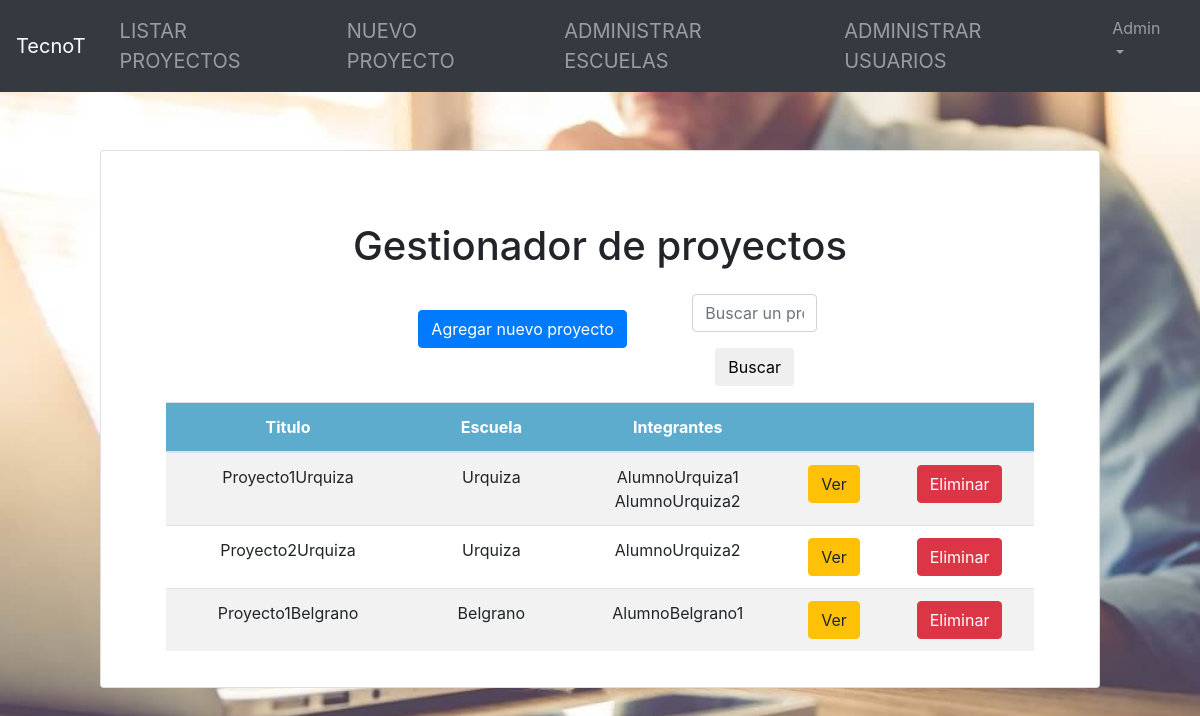
Page /index.php?c=project (signed in) on the committed database.
### tables this page shows
CREATE TABLE `users` (
  `uid` int(11) NOT NULL,
  `username` varchar(30) NOT NULL,
  `email` varchar(256) NOT NULL,
  `user_escuela` varchar(255) NOT NULL,
  `password` varchar(256) NOT NULL,
  `role` char(3) DEFAULT '5',
  `user_created_at` datetime DEFAULT CURRENT_TIMESTAMP,
  `user_status` char(3) DEFAULT '1'
);

CREATE TABLE `projects` (
  `project_id` int(11) NOT NULL,
  `project_titulo` varchar(256) NOT NULL,
  `project_subtitulo` varchar(256) NOT NULL,
  `project_resumen` text NOT NULL,
  `project_problematica` text NOT NULL,
  `project_interrogante` text NOT NULL,
  `project_objetivo` text NOT NULL,
  `project_solucion` text NOT NULL,
  `project_pruebayconclusion` text NOT NULL,
  `project_integrantes` text NOT NULL,
  `project_escuela` text NOT NULL,
  `project_comentarios` text
);

### model/auth.php (called while the page is built, shortened)
<?php
class auth
{
public function userDetails($uid)
{
    try{
        $db = Database::StartUp();
        $stmt = $db->prepare("SELECT * FROM users WHERE uid=:uid");
        $stmt->bindParam("uid", $uid,PDO::PARAM_INT);
        $stmt->execute();
        $data = $stmt->fetch(PDO::FETCH_OBJ);
        return $data;
    }
    catch(PDOException $e) {
        echo '{"error":{"text":'. $e->getMessage() .'}}';
    }
}
}

### model/database.php (called while the page is built, shortened)
<?php
class Database
{
    public static function StartUp()
    {
        $dbhost=DB_SERVER;
        $dbuser=DB_USERNAME;
        $dbpass=DB_PASSWORD;
        $dbname=DB_DATABASE;
        $pdo = new PDO("mysql:host=$dbhost;dbname=$dbname;charset=utf8", $dbuser, $dbpass);
        $pdo->setAttribute(PDO::ATTR_ERRMODE, PDO::ERRMODE_EXCEPTION);
        return $pdo;
    }
}
?>

### model/project.php (called while the page is built, shortened)
<?php
class project
{
	private $pdo;
    private $db_table_name = "projects";
	public function __CONSTRUCT()
	{
		try
		{
			$this->pdo = Database::StartUp();
		}
		catch(Exception $e)
		{
			die($e->getMessage());
		}
	}
	public function SearchAndList($valueToSearch)
	{
		$search = $valueToSearch;
		if($search != ""){
			try{
				$result = array();
				$stm = $this->pdo->prepare("SELECT * FROM $this->db_table_name WHERE CONCAT(`project_titulo`, `project_integrantes`) LIKE '%$search%' ");
				$stm->execute();
				return $stm->fetchAll(PDO::FETCH_OBJ);
			}
			catch(Exception $e){
				die($e->getMessage());
			}
		}
		else{
			try{
				$stm = $this->pdo->prepare("SELECT * FROM $this->db_table_name");
				$stm->execute();
				return $stm->fetchAll(PDO::FETCH_OBJ);
			}
			catch(Exception $e){
				die($e->getMessage());
			}
		}
	}
}

### view/project/project.view.php (the view)
<div class="card col-md-10 offset-md-1" style="margin-top: 150px;">
    <div class="card-body" style="padding-top: 55px;">
        <div class="container-fluid text-center">
        <h1 class="page-header text-center p-3">Gestionador de proyectos</h1>
        <form action="" method="post">
        <div class="row">
            <div class="col-md-3"></div>
            <div class="col-md-4">
                <div class="container p-3">
                    <a class="btn btn-primary pull-right" href="?c=project&a=Edit">Agregar nuevo proyecto</a>
                </div>
            </div>
            <div class="col-md-2">
                <div class="form-group">
                    <input class="form-control" type="text" name="valueToSearch" placeholder="Buscar un proyecto">
                </div>
                <div class="form-group">
                    <input class="btn" type="submit" name="search" value="Buscar">
                </div>
            </div>
        </div>
            <div class="table-responsive container">
                <table class="table table-striped  table-hover" id="tabla">
                    <thead>
                        <tr>
                            <th class="custom-table-1" style="width:180px;">Titulo</th>
                            <th class="custom-table-1" style="width:120px;">Escuela</th>
                            <th class="custom-table-1" style="width:120px;">Integrantes</th>
                            <th class="custom-table-1" style="width:60px;"></th>
                            <th class="custom-table-1" style="width:60px;"></th>
                        </tr>
                    </thead>
                    <tbody>
                    <?php
                    if (isset($_POST['search']))
                    {
                        $valueToSearch = $_POST['valueToSearch'];
                    }
                    else
                    {
                        $valueToSearch = "";
                    }
                    ?>
                    <?php foreach($this->model->SearchAndList($valueToSearch) as $r): ?>
                        <tr>
                            <td><?php echo $r->project_titulo; ?></td>
                            <td><?php echo $r->project_escuela; ?></td>
                            <td><?php echo $r->project_integrantes; ?></td>
                            <td>
                                <a  class="btn btn-warning" href="?c=project&a=Edit&project_id=<?php echo $r->project_id; ?>">Ver</a>
                            </td>
                            <td>
                                <a  class="btn btn-danger" onclick="javascript:return confirm('¿Seguro de eliminar este registro?');" href="?c=project&a=Delete&project_id=<?php echo $r->project_id; ?>">Eliminar</a>
                            </td>
                        </tr>
                    <?php endforeach; ?>
                    </tbody>
                </table>
            </div>
        </form>
        </div>
    </div>
</div>
</body>
</html>

### view/menu/menu.admin.view.php (shortened to what this page needs)
<nav class="navbar navbar-expand-md bg-dark navbar-dark justify-content-center fixed-top">
    <a class="navbar-brand" href="index.php">TecnoT</a>
    <div class="collapse navbar-collapse justify-content-center" id="collapsibleNavbar">
      <ul class="navbar-nav">
      <li class="nav-item">
          <a class="nav-item-custom-1 nav-link" href="?c=project">LISTAR PROYECTOS</a>
        </li>
        <li class="nav-item">
          <a class="nav-item-custom-1 nav-link" href="?c=project&a=Edit">NUEVO PROYECTO</a>
        </li>
        <li class="nav-item">
          <a class="nav-item-custom-1 nav-link" href="?c=school">ADMINISTRAR ESCUELAS</a>
        </li>
        <li class="nav-item">
          <a class="nav-item-custom-1 nav-link" href="?c=user">ADMINISTRAR USUARIOS</a>
        </li>
        <li class="nav-item dropdown">
          <a class="nav-link dropdown-toggle" href="#" id="navbarDropdownMenuLink" data-toggle="dropdown" aria-haspopup="true" aria-expanded="false">
            <?php echo $userDetails->username ?>
          </a>
        </li>
      </ul>
    </div>
</nav>

### assets/css/master-style.css (style rules this page uses)
body { background-image: url(../images/bg.jpg); background-attachment: fixed; background-position: center; background-repeat: no-repeat; background-size: cover; }
.custom-table-1 { background-color: #5DACCD; color:#fff }
.nav-item-custom-1 { font-size: 20PX; margin-left: 10px; margin-right: 10px; }

### rows in the picture
users: username "Admin"
projects: project_titulo "Proyecto1Urquiza", project_escuela "Urquiza", project_integrantes "AlumnoUrquiza1 AlumnoUrquiza2"
projects: project_titulo "Proyecto2Urquiza", project_escuela "Urquiza", project_integrantes "AlumnoUrquiza2"
projects: project_titulo "Proyecto1Belgrano", project_escuela "Belgrano", project_integrantes "AlumnoBelgrano1"
